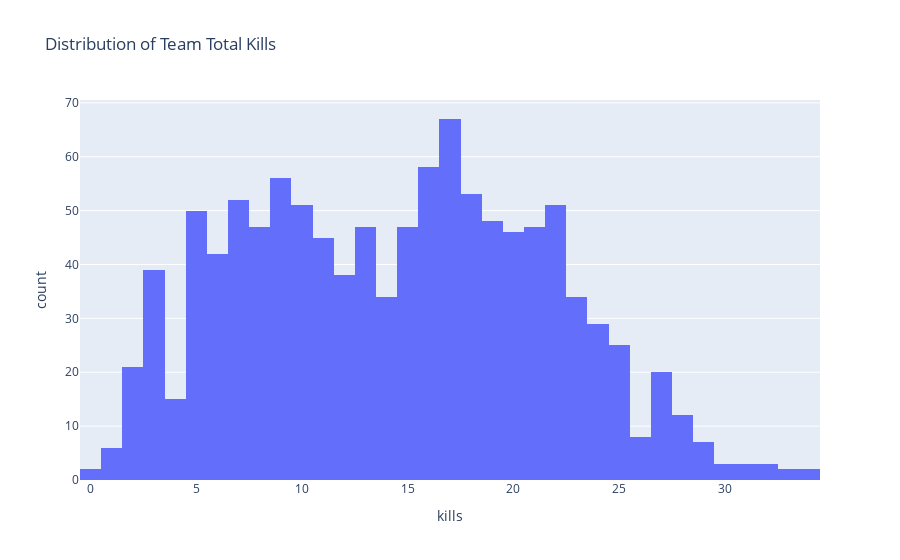

Notebook source saved alongside this figure:
### Markdown cell above
### Univariate Analysis

### Code cell
px.histogram(
    df,
    x="kills",
    title="Distribution of Team Total Kills"
)

### Figure 1 — Plotly figure (JSON) as saved in the notebook; plotly's stock layout.template omitted (floating-point values rounded to 4 significant figures; data arrays with more than 128 entries replaced by an {"elided": "..."} marker saying what was removed)
{"data": [{"alignmentgroup": "True", "bingroup": "x", "hovertemplate": "kills=%{x}<br>count=%{y}<extra></extra>", "legendgroup": "", "marker": {"color": "#636efa", "pattern": {"shape": ""}}, "name": "", "offsetgroup": "", "orientation": "v", "showlegend": false, "type": "histogram", "x": {"elided": "1110 int values"}, "xaxis": "x", "yaxis": "y"}], "layout": {"autosize": true, "barmode": "relative", "legend": {"tracegroupgap": 0}, "title": {"text": "Distribution of Team Total Kills"}, "xaxis": {"anchor": "y", "autorange": true, "domain": [0, 1], "range": [-0.5, 34.5], "title": {"text": "kills"}, "type": "linear"}, "yaxis": {"anchor": "x", "autorange": true, "domain": [0, 1], "range": [0, 70.53], "title": {"text": "count"}}}}
